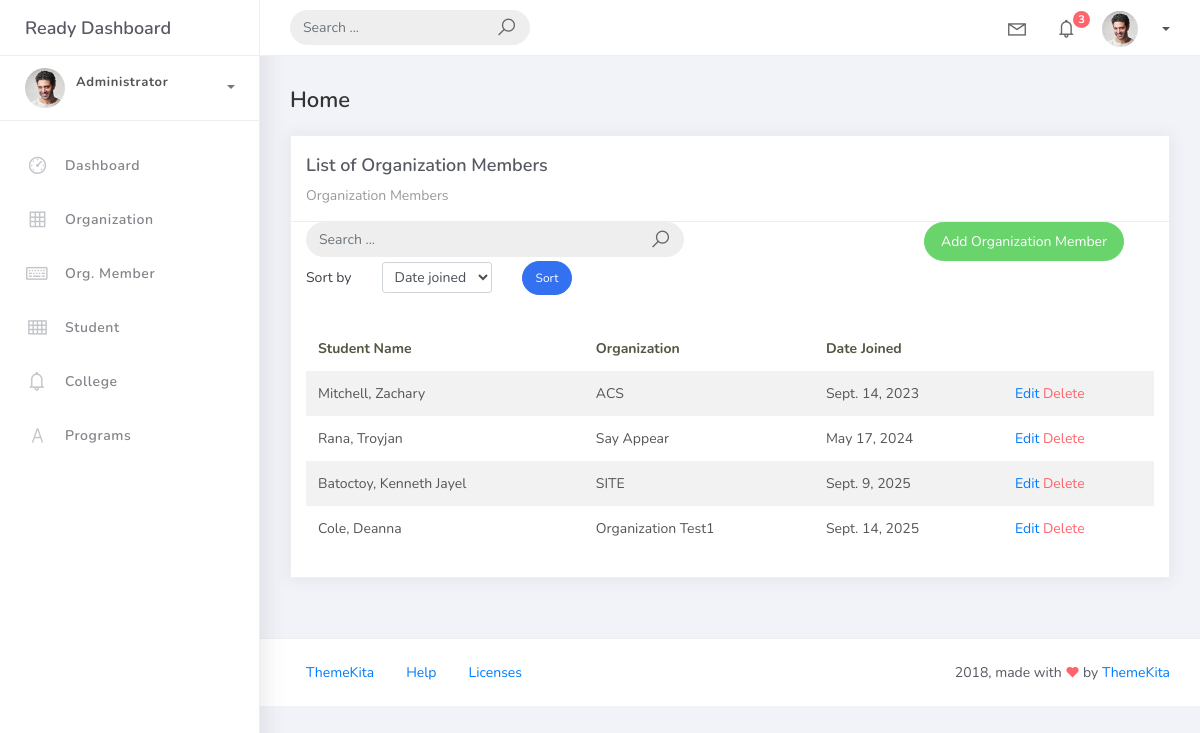
The page /orgmember_list on the database its author committed.
### studentorg/models.py (models this page shows)
class BaseModel(models.Model):
    created_at = models.DateTimeField(auto_now_add=True, db_index=True)
    updated_at = models.DateTimeField(auto_now=True)
    class Meta:
        abstract = True

class OrgMember(BaseModel):
    student = models.ForeignKey(Student, on_delete=models.CASCADE)
    organization = models.ForeignKey(Organization, on_delete=models.CASCADE)
    date_joined = models.DateField()

class Student(BaseModel):
    student_id = models.CharField(max_length=15)
    lastname = models.CharField(max_length=25)
    firstname = models.CharField(max_length=25)
    middlename = models.CharField(max_length=25, blank=True, null=True)
    program = models.ForeignKey(Program, on_delete=models.CASCADE)
    def __str__(self):
        return f"{self.lastname}, {self.firstname}"

class Organization(BaseModel):
    name = models.CharField(max_length=250)
    college = models.ForeignKey(College, null=True, blank=True, on_delete=models.CASCADE)
    description = models.CharField(max_length=500)
    def __str__(self):
        return self.name

### studentorg/views.py (the view)
# urls.py: path('orgmember_list', OrgMemberList.as_view(), name='orgmember-list'),
class OrgMemberList(ListView):
    model = OrgMember
    context_object_name = 'orgmember'
    template_name = 'orgmember_list.html'
    paginate_by = 5
    ordering = ["date_joined", "student__lastname"]
    def get_queryset (self):
        qs = super().get_queryset()
        query = self.request.GET.get('q')
        if query:
            qs = qs.filter(
                Q(student__icontains=query) |
                Q(organization__icontains=query) |
                Q(date_joined__icontains=query)
            )
        return qs
    def get_ordering(self):
        allowed = ["date_joined", "student__lastname"]
        sort_by = self.request.GET.get("sort_by")
        if sort_by in allowed:
            return sort_by
        return "date_joined"

### templates/orgmember_list.html (shortened to what this page needs)
{% extends 'base.html' %}
{% load static %}
{% block content %}
<div class="content">
    <div class="container-fluid">
        <h4 class="page-title">Home</h4>
        <div class="row">
            <div class="col-md-12">
                <div class="card">
                    <div class="card-header">
                        <div class="card-title">List of Organization Members</div>
                        <div class="card-category">Organization Members</div>
                    </div>
<div class="col-md-12 row">
    <div class="col-md-6">
        <form class="navbar-left navbar-form nav-search mr-md-3" action="">
            <div class="input-group">
                <input type="text" placeholder="Search ..." class="form-control" />
                <div class="input-group-append">
                    <span class="input-group-text">
                        <i class="la la-search search-icon"></i>
                    </span>
                </div>
            </div>
        </form>
    </div>
    <div class="col-md-6">
        <div class="pull-right">
            <a href="{% url 'orgmember-add' %}" class="btn btn-success btn-rounded">Add Organization Member</a>
        </div>
    </div>
</div>
<div class="col-md-12">
    <form method="get" class="row g-2 align-items-center">
        <div class="col-auto">
            <label for="smallSelect" class="col-form-labe">Sort by</label>
        </div>
        <div class="col-auto">
            <select class="form-control form-control-sm" id="smallSelect" name="sort_by">
                <option value="date_joined" {% if request.GET.sort_by == "date_joined" %}selected{% endif %}>Date joined</option>
            </select>
        </div>
        <div class="col-auto">
            <button type="submit" class="btn btn-primary btn-sm btn-rounded">Sort</button>
        </div>
    </form>
</div>
                    <div class="card-body">
                        <table class="table table-striped mt-3">
                            <thead>
                                <tr>
                                    <th scope="col">Student Name</th>
                                    <th scope="col">Organization</th>
                                    <th scope="col">Date Joined</th>
                                </tr>
                            </thead>
                            <tbody>
                                {% for object in object_list %}
                                <tr>
                                    <td>{{ object.student }}</td>
                                    <td>{{ object.organization }}</td>
                                    <td>{{ object.date_joined }}</td>
                                     <td>
                                        <a href="orgmember_list/{{object.id}}">Edit</a>
                                        <a href="orgmember_list/{{object.id}}/delete" class="text-danger">Delete</a>
                                    </td>
                                {% endfor %}
                            </tbody>
                        </table>
                    </div>
                </div>
            </div>
        </div>
    </div>
</div>
{% endblock %}

### rows shown on the page
OrgMember: student "Mitchell, Zachary", organization "ACS", date_joined "Sept. 14, 2023"
OrgMember: student "Rana, Troyjan", organization "Say Appear", date_joined "May 17, 2024"
OrgMember: student "Batoctoy, Kenneth Jayel", organization "SITE", date_joined "Sept. 9, 2025"
OrgMember: student "Cole, Deanna", organization "Organization Test1", date_joined "Sept. 14, 2025"
